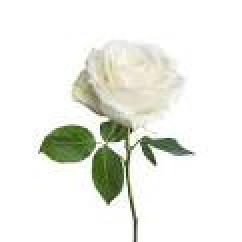
#> input picture rose.jpg, 121 x 121 px, found by its file name (shown 2 times larger)
$ jupyter execute Image_Preprocessing_and_saving.ipynb
#> lines starting #> are read from the running program, lines starting #| are printed output that depends on the picture
<a href="https://colab.research.google.com/github/Atia6/Image_Processing_python/blob/main/Image_Preprocessing_and_saving.ipynb" target="_parent"></a>

[cell 1]
from skimage import io
import cv2

[cell 2]
image =  io.imread('/content/rose.jpg')
#> image is the input picture: shape (121, 121, 3); mean R, G, B 235.8, 237.4, 230.8

[cell 3]
image2 = cv2.cvtColor(image, cv2.COLOR_BGR2GRAY)
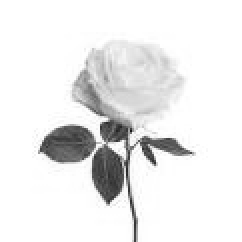
#> image2: shape (121, 121) (shown 2 times larger); min 22, max 255, mean 235.2

[cell 4]
image3 = cv2.medianBlur(image,3)

[cell 5]
image4 = cv2.equalizeHist(image2)
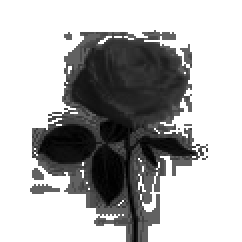
#> image4: shape (121, 121) (shown 2 times larger); min 0, max 255, mean 177.4

[cell 6]
io.imshow(image2)

[cell 7]
io.imshow(image3)

[cell 8]
io.imshow(image4)

[cell 9]
io.imsave('image_a.jpg',image2)
io.imsave('image_b.jpg',image3)
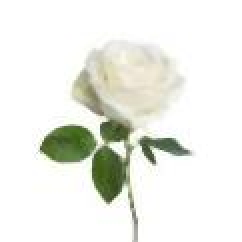
#> saved as image_b.jpg: shape (121, 121, 3) (shown 2 times larger); mean R, G, B 236.1, 237.7, 231
io.imsave('image_c.jpg',image4)
